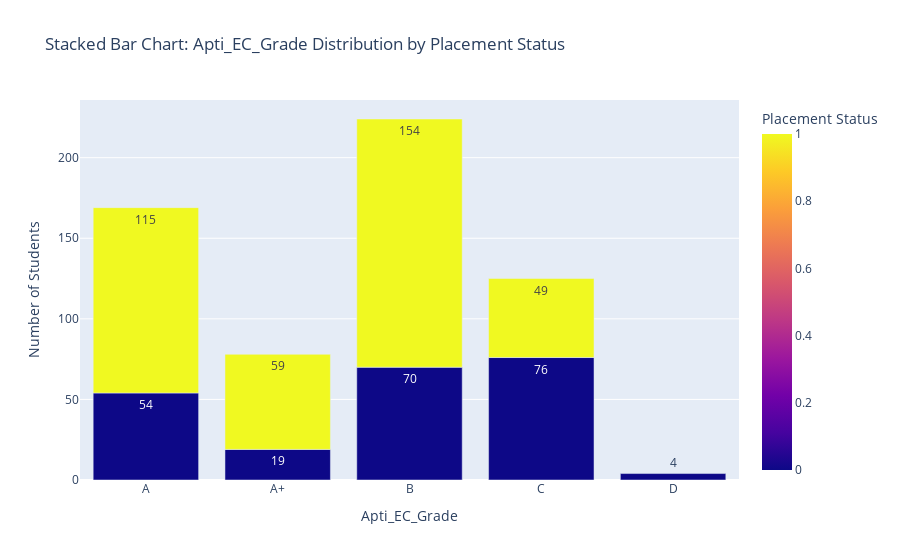

Notebook source saved alongside this figure:
### Markdown cell above
Apti Grade vs placement

### Code cell
grade_placement_counts = df.groupby(['Apti_EC_Grade', 'Is_Placed']).size().reset_index(name='Count')

# Create a stacked bar chart
fig = px.bar(
    grade_placement_counts,
    x='Apti_EC_Grade',
    y='Count',
    color='Is_Placed',  # Different colors for Placed & Not Placed
    title="Stacked Bar Chart: Apti_EC_Grade Distribution by Placement Status",
    labels={'Is_Placed': 'Placement Status', 'Count': 'Number of Students'},
    text='Count',  # Show count values on bars
    barmode='stack',  # Stack bars
    color_discrete_map={'Yes': 'green', 'No': 'red'}  # Custom colors for placement status
)

# Show plot
fig.show()

### Figure 1 — Plotly figure (JSON) as saved in the notebook; plotly's stock layout.template omitted (floating-point values rounded to 4 significant figures)
{"data": [{"hovertemplate": "Apti_EC_Grade=%{x}<br>Number of Students=%{text}<br>Placement Status=%{marker.color}<extra></extra>", "legendgroup": "", "marker": {"color": [0, 1, 0, 1, 0, 1, 0, 1, 0], "coloraxis": "coloraxis", "pattern": {"shape": ""}}, "name": "", "orientation": "v", "showlegend": false, "text": [54.0, 115.0, 19.0, 59.0, 70.0, 154.0, 76.0, 49.0, 4.0], "textposition": "auto", "type": "bar", "x": ["A", "A", "A+", "A+", "B", "B", "C", "C", "D"], "xaxis": "x", "y": [54, 115, 19, 59, 70, 154, 76, 49, 4], "yaxis": "y"}], "layout": {"barmode": "stack", "coloraxis": {"colorbar": {"title": {"text": "Placement Status"}}, "colorscale": [[0, "#0d0887"], [0.1111, "#46039f"], [0.2222, "#7201a8"], [0.3333, "#9c179e"], [0.4444, "#bd3786"], [0.5556, "#d8576b"], [0.6667, "#ed7953"], [0.7778, "#fb9f3a"], [0.8889, "#fdca26"], [1, "#f0f921"]]}, "legend": {"tracegroupgap": 0}, "title": {"text": "Stacked Bar Chart: Apti_EC_Grade Distribution by Placement Status"}, "xaxis": {"anchor": "y", "domain": [0, 1], "title": {"text": "Apti_EC_Grade"}}, "yaxis": {"anchor": "x", "domain": [0, 1], "title": {"text": "Number of Students"}}}}
